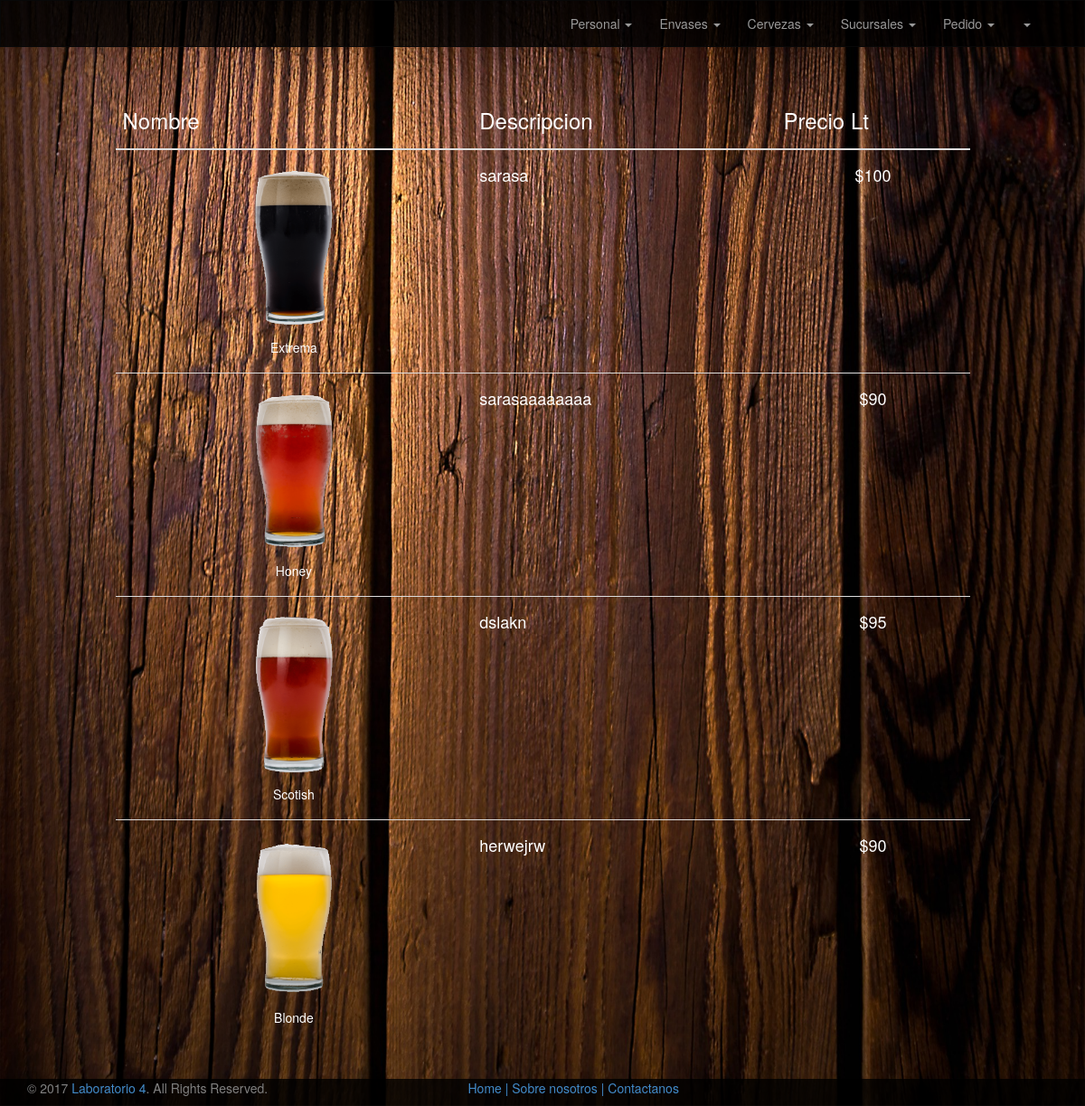
/cerveza/listarCliCervezas (signed in), run on the app's committed database.
### tables this page shows
CREATE TABLE `cervezas` (
  `idCerveza` int(11) NOT NULL,
  `nombre` varchar(50) NOT NULL,
  `descripcion` text NOT NULL,
  `precioLitro` int(11) DEFAULT NULL,
  `foto` varchar(100) NOT NULL,
  `estado` tinyint(1) NOT NULL DEFAULT '1'
);

### Controladora/cervezaControlador.php (called while the page is built, shortened)
<?php namespace Controladora;
class cervezaControlador
{
	private $cerveza;
	public function __construct()
	{
		$this->cerveza = CervezaDAO::getInstance();
	}
	public function listarCliCervezas(){
		$cervezas = $this->cerveza->listar();
		require_once ROOT . "Vistas/template.php";
		require_once ROOT . "Vistas/listadoCliCerveza.php";
	}
}
?>

### index.php (called while the page is built, shortened)
<?php
	Router::direccionar(Request::getInstance());
?>

### DAO/CervezaDAO.php (called while the page is built, shortened)
<?php namespace DAO;
class CervezaDAO implements IDAO
{
	public function listar() {
		try {
			$con = new Conexion();
			$conexion = $con->conectar();
			$sql = "select * from cervezas";
			$statement = $conexion->prepare($sql);
			$statement->execute();
			$resultado = $statement->fetchAll();
		} catch (PDOException $e) {
			echo "ERROR: " . $e->getMessage();
		}
		return $resultado;
	}
}
?>

### Vistas/listadoCliCerveza.php (the view, shortened to what this page needs)
<section style="margin-bottom: 50px" >
		<div class="container">
        	<div class="row centered-form">
		        <div class="col-md-10 col-md-offset-1" style="color:#FFFFFF">
		        	<div >
					  	<table class="table table-inverse"  border="0">
							<thead>
								<tr>
									<th width="100px"><h3>Nombre</h3></th>
									<th width="35px"><h3>Descripcion</h3></th>
									<th width="90px"><h3>Precio Lt</h3></th>
								</tr>
							</thead>
							<tbody>
								<?php foreach ($cervezas as $i) { ?>
									<tr>
										<td align="center"><img src="<?php echo DIR . $i['foto'] ; ?>" width='150' ><br><p align="center"><?php echo $i['nombre']; ?></p></td>
										<td><h4><?php echo $i['descripcion'] ; ?></h4></a></td>
										<td align="center"><h4><?php echo '$'.$i['precioLitro'] ; ?></h4></td>
									</tr>
									<?php } ?>
							</tbody>
						</table>
			    	</div>
		    	</div>
		    </div>
    	</div>
</section>

### Vistas/template.php (style rules this page uses)
.centered-form { margin-top: 40px; }

### data on the page
cervezas: foto (picture), nombre "Extrema", descripcion "sarasa", precioLitro "100"
cervezas: foto (picture), nombre "Honey", descripcion "sarasaaaaaaaa", precioLitro "90"
cervezas: foto (picture), nombre "Scotish", descripcion "dslakn", precioLitro "95"
cervezas: foto (picture), nombre "Blonde", descripcion "herwejrw", precioLitro "90"
